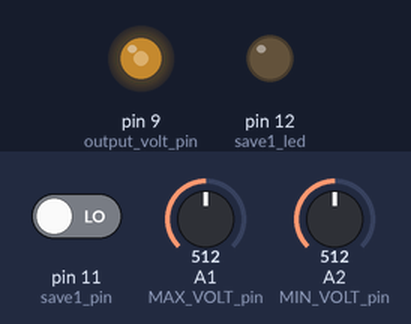
A sketch run on a simulated Arduino Uno, built with avr-gcc and run on an emulated ATmega328P. On the bench: output pins drawn as LEDs (lit = HIGH). The test bench sets the inputs (shaded band); at power-on: A1 (MAX_VOLT_pin) = 512, A2 (MIN_VOLT_pin) = 512, pin 11 (save1_pin) LOW. Random numbers use the default seed unless the sketch sets one; pins used as bus, display or sensor lines are not drawn.

Above: at 1.8 s.
1.9 s: A1 (MAX_VOLT_pin) set to 716
At 4.8 s:
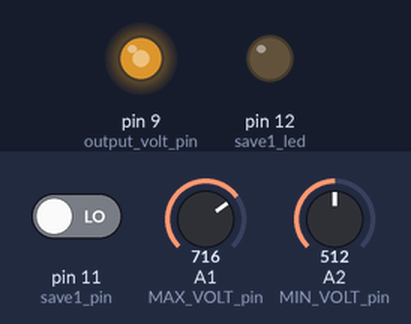
6.0 s: A2 (MIN_VOLT_pin) set to 900
Timing chart, 0 to 9.0 s (numbered marks = the images above; inputs shaded):
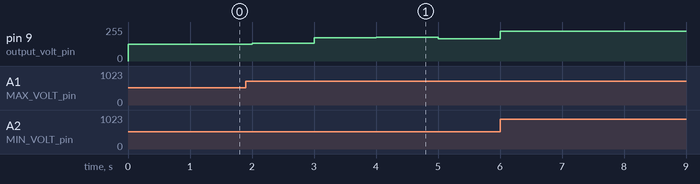

The sketch:

random-voltage.ino
```cpp
#define MIN_SPEED 255
#define MAX_SPEED 2000


int line1 = 3;
int line2 = 4;
int col1 = 5;
int col2 = 6;
int col3 = 7;
int col4 = 8;

int save1_pin = 11;
int save1_led = 12;
int save1_old = LOW;
int save1_value =1;

int speed_pin = A0;
int speed;

int MAX_VOLT_pin = A1;
int MAX_VOLT;

int MIN_VOLT_pin = A2;
int MIN_VOLT;

int output_volt_pin = 9;

int number_of_steps = 8;
int current_step = 1;

void (*stepsArr[])(void) = {
    step1,
    step2,
    step3,
    step4,
    step5,
    step6,
    step7,
    step8
};

void setup(){
	pinMode(line1, OUTPUT);
	pinMode(line2, OUTPUT);
	pinMode(col1, OUTPUT);
	pinMode(col2, OUTPUT);
	pinMode(col3, OUTPUT);
	pinMode(col4, OUTPUT);
	off();

    pinMode(save1_pin, INPUT);
    pinMode(save1_led, OUTPUT);
    digitalWrite(save1_pin, save1_old);

    randomSeed(analogRead(0));
    Serial.begin(9600);
}


void loop(){

    acquireSave1();
    acquireVoltParameter();
    randomVoltage();
    (*stepsArr[ current_step])();
    current_step = current_step +1;
    if ( current_step >= number_of_steps ) current_step = 0;
    delay(1000);

}

void acquireVoltParameter() {
    MIN_VOLT = map(analogRead(MIN_VOLT_pin), 0, 1023, 0, 255);
    MAX_VOLT = map(analogRead(MAX_VOLT_pin), 0, 1023, 0, 255);
}

void acquireSave1() {
    int newButtonState = digitalRead(save1_pin);
    if (newButtonState == HIGH && save1_old == LOW) {

        if (save1_value == 0) {
            digitalWrite(save1_led, HIGH);
            save1_value = 1;

        } else {
            digitalWrite(save1_led, LOW);
            save1_value = 0;
        }
    }

    // Store the button's state so we can tell if it's changed next time round
    save1_old = newButtonState;
}

void randomVoltage() {
    int randNumber = random(MIN_VOLT, MAX_VOLT);
    analogWrite(output_volt_pin, randNumber);
}

void readSpeed() {
    speed = map(analogRead(speed_pin), 0, 1023, MIN_SPEED, MAX_SPEED);
}


void off(){
	digitalWrite(line1, LOW);
	digitalWrite(line2, LOW);

	digitalWrite(col1, LOW);
	digitalWrite(col2, LOW);
	digitalWrite(col3, LOW);
	digitalWrite(col4, LOW);

	digitalWrite(save1_led, LOW);
}

void step1(){
	digitalWrite(line1, HIGH);
	digitalWrite(line2, LOW);

	digitalWrite(col1, HIGH);
	digitalWrite(col2, HIGH);
	digitalWrite(col3, HIGH);
	digitalWrite(col4, LOW);
}

void step2(){
	digitalWrite(line1, HIGH);
	digitalWrite(line2, LOW);

	digitalWrite(col1, HIGH);
	digitalWrite(col2, HIGH);
	digitalWrite(col3, LOW);
	digitalWrite(col4, HIGH);
}
void step3(){
	digitalWrite(line1, HIGH);
	digitalWrite(line2, LOW);

	digitalWrite(col1, HIGH);
	digitalWrite(col2, LOW);
	digitalWrite(col3, HIGH);
	digitalWrite(col4, HIGH);
}

void step4(){
	digitalWrite(line1, HIGH);
	digitalWrite(line2, LOW);

	digitalWrite(col1, LOW);
	digitalWrite(col2, HIGH);
    digitalWrite(col3, HIGH);
	digitalWrite(col4, HIGH);
}

void step5(){
	digitalWrite(line1, LOW);
	digitalWrite(line2, HIGH);

	digitalWrite(col1, HIGH);
	digitalWrite(col2, HIGH);
	digitalWrite(col3, HIGH);
	digitalWrite(col4, LOW);
}

void step6(){
	digitalWrite(line1, LOW);
	digitalWrite(line2, HIGH);

	digitalWrite(col1, HIGH);
	digitalWrite(col2, HIGH);
	digitalWrite(col3, LOW);
	digitalWrite(col4, HIGH);
}
void step7(){
	digitalWrite(line1, LOW);
	digitalWrite(line2, HIGH);

	digitalWrite(col1, HIGH);
	digitalWrite(col2, LOW);
	digitalWrite(col3, HIGH);
	digitalWrite(col4, HIGH);
}

void step8(){
	digitalWrite(line1, LOW);
	digitalWrite(line2, HIGH);

	digitalWrite(col1, LOW);
	digitalWrite(col2, HIGH);
    digitalWrite(col3, HIGH);
	digitalWrite(col4, HIGH);
}
```

Measured:
- after the input at 1.9 s, pin 9 (output_volt_pin): 127/255 → 132/255 after 0.10 s, → 173/255 1.0 s later, → 177/255 1.0 s later, → 167/255 1.0 s later
